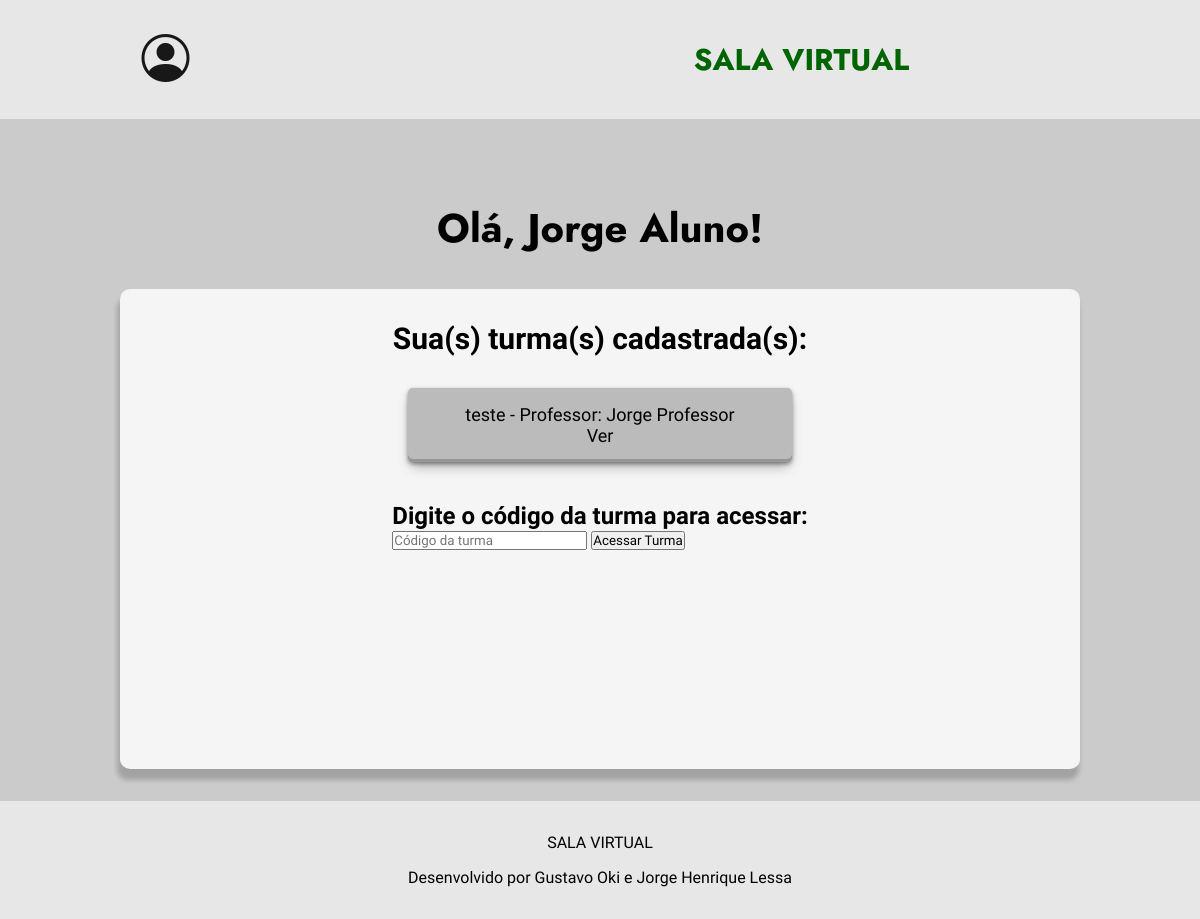
/aluno (signed in), run on the app's committed database.
### app.py (models this page shows, shortened)
class Usuario(db.Model):
    __tablename__ = 'usuarios'
    id = db.Column(db.Integer, primary_key=True)
    nome = db.Column(db.String(100), nullable=False)
    senha = db.Column(db.String(100), nullable=False)
    matricula = db.Column(db.String(100), nullable=False)
    email = db.Column(db.String(100), unique=True, nullable=False)
    tipo_perfil = db.Column(db.String(50), nullable=False)
    __mapper_args__ = {
        'polymorphic_identity': 'usuario',
        'polymorphic_on': tipo_perfil
    }

class Turma(db.Model):
    id = db.Column(db.Integer, primary_key=True)
    nome = db.Column(db.String(100), nullable=False)
    professor = db.Column(db.String(100), nullable=False)
    codigo_acesso = db.Column(db.String(20), nullable=False, unique = True)  # Novo campo

### app.py (the view)
@app.route("/aluno")
def aluno():
    if 'user_id' not in session:
        return redirect("/login")
    user_id = session.get('user_id')
    user = Usuario.query.get_or_404(user_id)
    if user.tipo_perfil != 'aluno':
        return redirect("/login")
    aluno = Aluno.query.get_or_404(user_id)  # Obtém o aluno pelo ID da sessão
    return render_template("aluno.html", aluno=aluno, nome=user.nome)

### templates/aluno.html (shortened to what this page needs)
<!DOCTYPE html>
<html lang="pt-BR">
<head>
    <link rel="stylesheet" href="{{ url_for('static', filename='css/aluno.css') }}">
    <link rel="stylesheet" href="https://cdn.jsdelivr.net/npm/bootstrap-icons@1.11.3/font/bootstrap-icons.min.css">
</head>
<body>
    <header class="cabecalho">
        <div class="container">
            <div id="container_icons">
                <nav>
                    <ul class="ul-icons">
                        <li class="icons_header dropdown">
                            <i class="bi bi-person-circle" id="profile-icon"></i>
                        </li>
                    </ul>
                </nav>
            </div>
            <ul class="ul-menu">
                <div class="div_title_header">
                    <h1 id="title_header">SALA VIRTUAL</h1>
                </div>
            </ul>
        </div>
    </header>
    <section class="section_menu">
        <h2 class="title_user_section">Olá, {{ nome }}!</h2>
        <div class="div_turmas">
            <h2 id="title_section_turmas">Sua(s) turma(s) cadastrada(s):</h2>
            <div class="turmas_lista">
                <ul id="lista_turmas">
                    {% if aluno.turmas | length < 1 %}
                        <p id="sem_turmas_msg">Nenhuma turma disponível no momento...</p>
                    {% else %}
                        {% for turma in aluno.turmas %}
                            <li class="li_turma">
                                <div>
                                    <p id="info_turma">{{ turma.nome }} - Professor: {{ turma.professor }}</p>
                                </div>
                                <div class="buttons_li">
                                    <a href="{{ url_for('turma', turma_id=turma.id) }}" id="ver-btn">Ver</a>
                                </div>
                            </li>
                        {% endfor %}
                    {% endif %}
                </ul>
            </div>
            <div class="div_inserir_codigo">
                <h2 id="title_inserir_codigo">Digite o código da turma para acessar:</h2>
                <form id="form_codigo_turma" action="/acessar_turma" method="POST">
                    <input type="text" id="codigo_turma" name="codigo_turma" placeholder="Código da turma" required>
                    <button type="submit">Acessar Turma</button>
                </form>
            </div>
        </div>
    </section>
    <footer>
        <div id="div_footer">
            <p>SALA VIRTUAL</p>
            <p id="p_footer">Desenvolvido por Gustavo Oki e Jorge Henrique Lessa</p>
        </div>
    </footer>
</body>
</html>

### static/css/aluno.css (style rules this page uses)
.div_turmas { background-color: whitesmoke; width: 80%; flex-direction: column; display: flex; justify-content: flex-start; align-items: center; margin: 2rem 0; border-radius: 10px; box-shadow: -2px 10px 5px 1px rgba(0, 0, 0, 0.2); height: 30rem; }
#title_section_turmas { font-family: var(--fonte-texto); font-size: 30px; margin: 2rem 0 2rem 0; }
.turmas_lista { display: flex; justify-items: center; align-items: center; text-align: center; }
#lista_turmas { display: flex; flex-direction: column; list-style-type: none; width: 80vh; height: 100%; align-items: center; font-size: 18px; }
#lista_turmas li { margin-bottom: 2.5rem; box-shadow: rgba(0, 0, 0, 0.4) 0px 2px 4px, rgba(0, 0, 0, 0.3) 0px 7px 13px -3px, rgba(0, 0, 0, 0.2) 0px -3px 0px inset; padding: 1rem; border-radius: 5px; background-color: #bbbbbb; width: 60%; transition: 0.5s; cursor: pointer; }
#lista_turmas a { text-decoration: none; color: inherit; }

### static/css/home.css (style rules this page uses)
.icons_header { list-style-type: none; font-size: 3rem; transition: 0.5s; margin-right: 5.5rem; }
.section_menu { background-color: rgb(203, 203, 203); flex-direction: column; display: flex; justify-content: center; align-items: center; }
.title_user_section { color: var(--cor-titulo); font-family: var(--fonte-titulo); font-size: 40px; margin-top: 5rem; }

### static/css/style-padrao.css (style rules this page uses)
* { font-family: var(--fonte-texto); padding: 0; margin: 0; box-sizing: border-box; }
body { min-height: 100vh; }
:root { --background: #F8F8FF; --cor-header-footer: #e7e7e7; --cor-secao: #F5F5F5; --cor-titulo: #000000; --cor-texto: #181818; --cor-texto-claro: beige; --cor-btn-texto: beige; --cor-destaque: #006400; --fonte-titulo: 'Jost'; --fonte-texto: 'Oswald'; }
body { min-height: 100vh; background-color: var(--background); }
.cabecalho { width: 100%; background-color: var(--cor-header-footer); }
.container { display: flex; justify-content: space-around; }
#container_icons { display: flex; margin-left: 1rem; }
.ul-menu { display: flex; flex-direction: row; justify-content:space-around; align-items:center; margin: 2rem 3rem 2rem 3rem; width: 40%; }
.ul-icons { display: flex; flex-direction: row; justify-content: space-around; align-items: center; padding: 1rem 0 1rem 0; width: 100%; }
#title_header { font-family: var(--fonte-titulo); font-size: 30px; color: var(--cor-destaque); }
nav li { display: inline-block; }
nav li i { display: inline-block; color: var(--cor-texto); text-decoration: none; padding: 15px; }
footer { background-color: var(--cor-header-footer); color: var(--cor-titulo); font-family: var(--fonte-texto); }
#div_footer { display: flex; flex-direction: column; align-items: center; padding: 2rem; }
#p_footer { margin-top: 1rem; }

### data on the page
Usuario: nome "Jorge Aluno"
Turma: nome "teste", professor "Jorge Professor"
